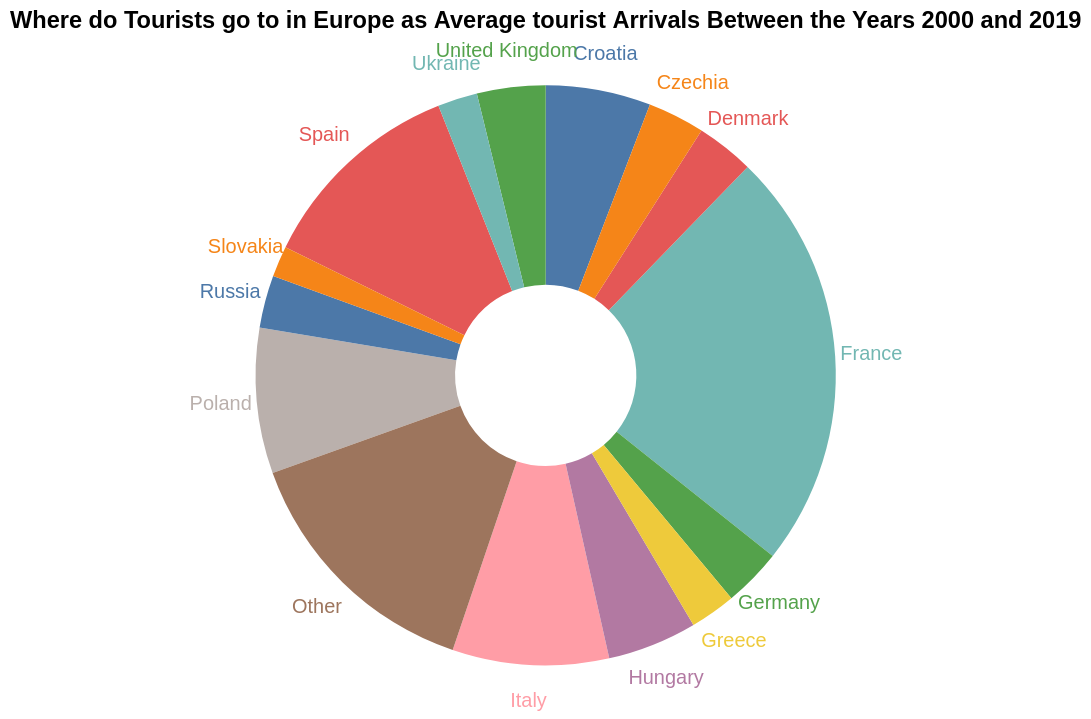

Vega-Lite specification stored for this chart:
### Vega-Lite specification from a JSON file in a GitHub repository (floating-point values rounded to 4 significant figures)
{"$schema": "https://vega.github.io/schema/vega-lite/v4.json", "title": "Where do Tourists go to in Europe as Average tourist Arrivals Between the Years 2000 and 2019", "description": "A donut chart representing the number of tourists that visit each country on average.", "data": {"name": "table", "values": [{"country": "France", "value": 197988000}, {"country": "Spain", "value": 98706350}, {"country": "Italy", "value": 73570000.0}, {"country": "Poland", "value": 68472600}, {"country": "Croatia", "value": 49382150}, {"country": "Hungary", "value": 42129100}, {"country": "United Kingdom", "value": 32233250}, {"country": "Denmark", "value": 27220000.0}, {"country": "Germany", "value": 27428400}, {"country": "Czechia", "value": 26810000.0}, {"country": "Russia", "value": 24676600}, {"country": "Greece", "value": 21517500}, {"country": "Ukraine", "value": 18684100}, {"country": "Slovakia", "value": 14526000}, {"country": "Other", "value": 121000000.0}]}, "layer": [{"mark": {"type": "arc", "innerRadius": 50, "outerRadius": 160}, "encoding": {"tooltip": [{"field": "country", "type": "nominal", "title": "Country Name"}, {"field": "value", "type": "quantitative", "title": "Avg. Number of Tourists"}]}}, {"mark": {"type": "text", "radius": 180}, "encoding": {"text": {"field": "country", "type": "nominal"}}}], "encoding": {"theta": {"field": "value", "type": "quantitative", "stack": true}, "color": {"field": "country", "type": "nominal", "legend": null}}, "view": {"stroke": null}}
